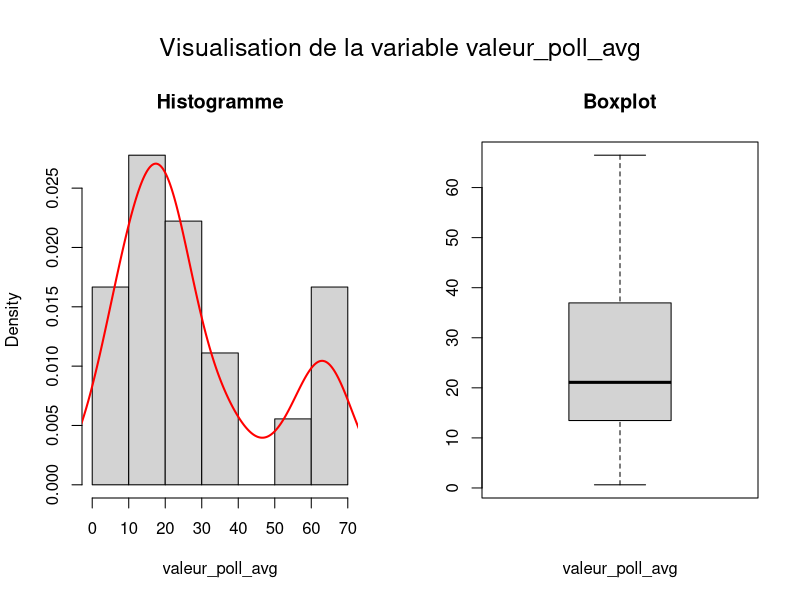
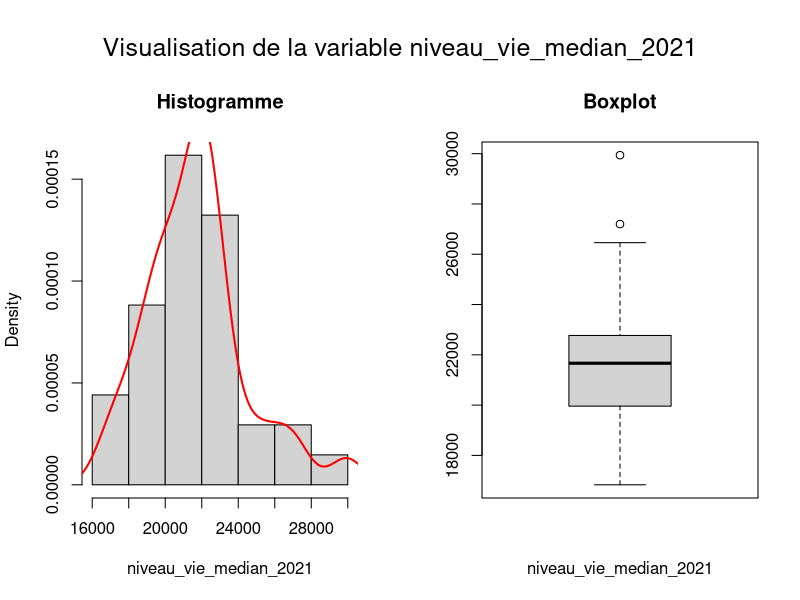
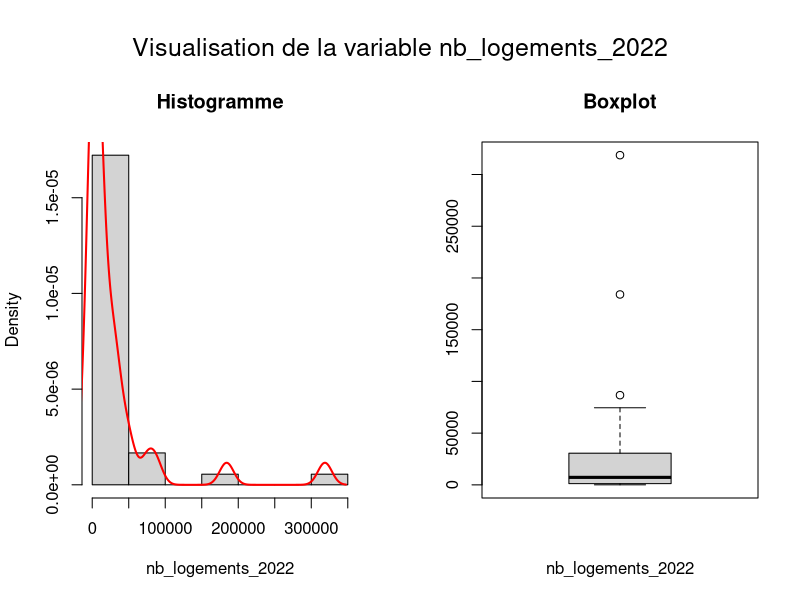
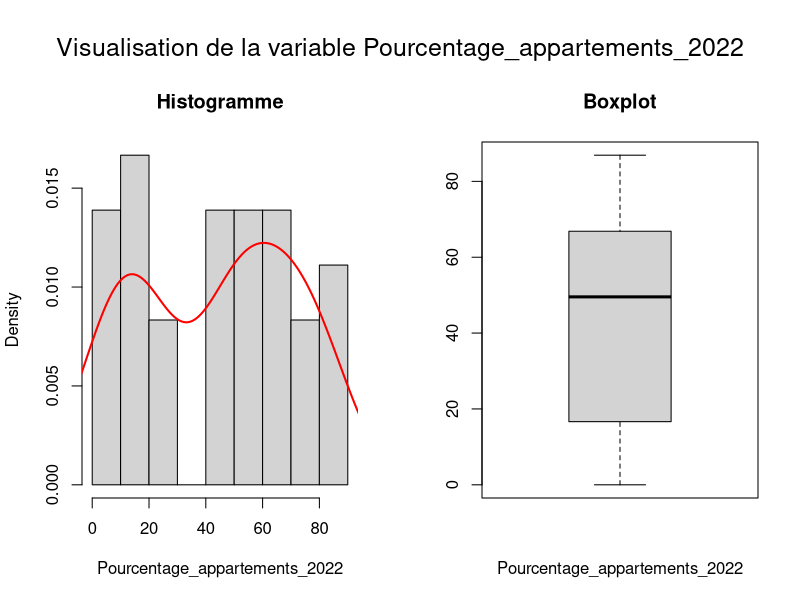
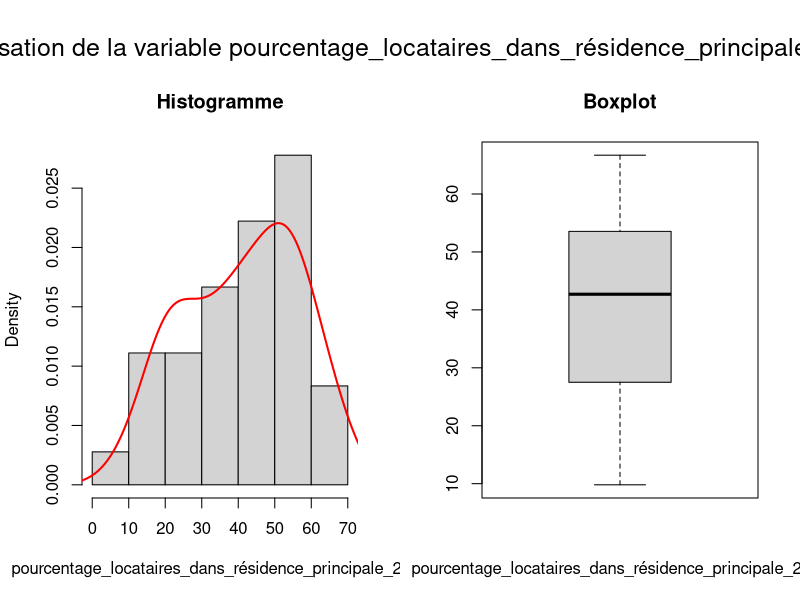
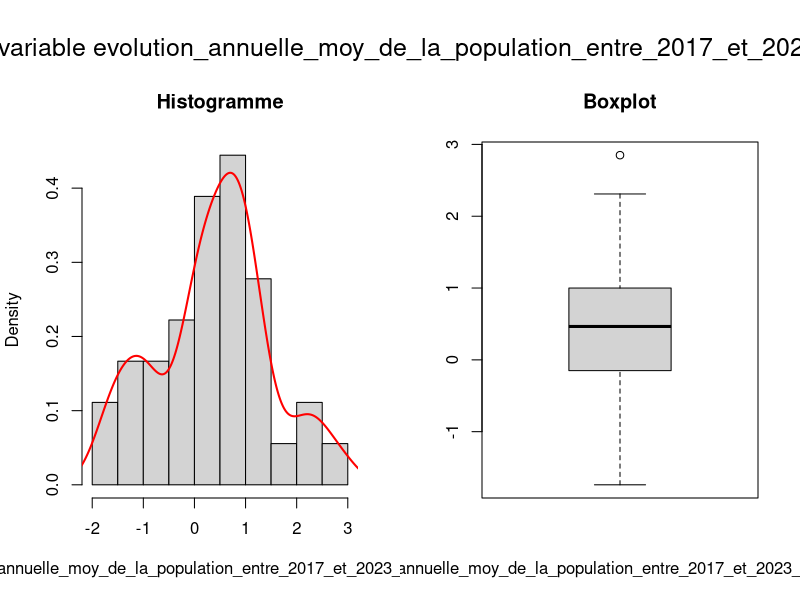
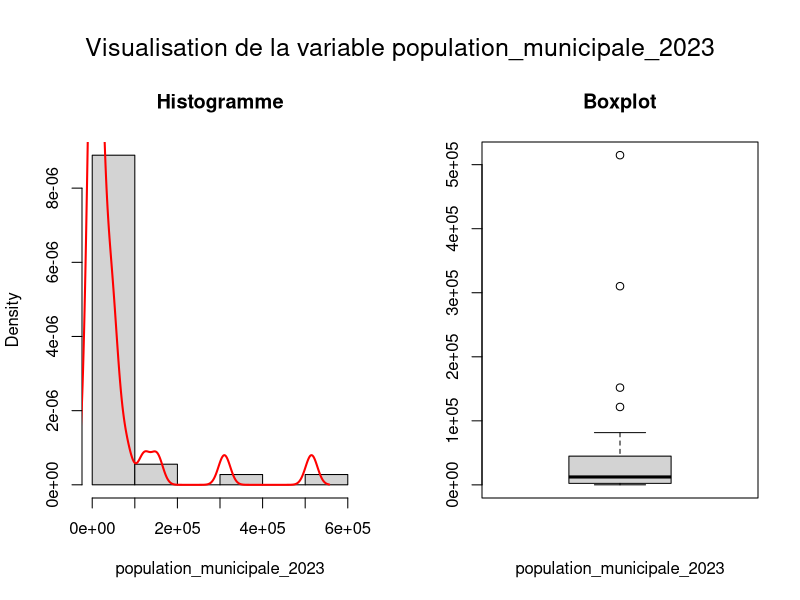
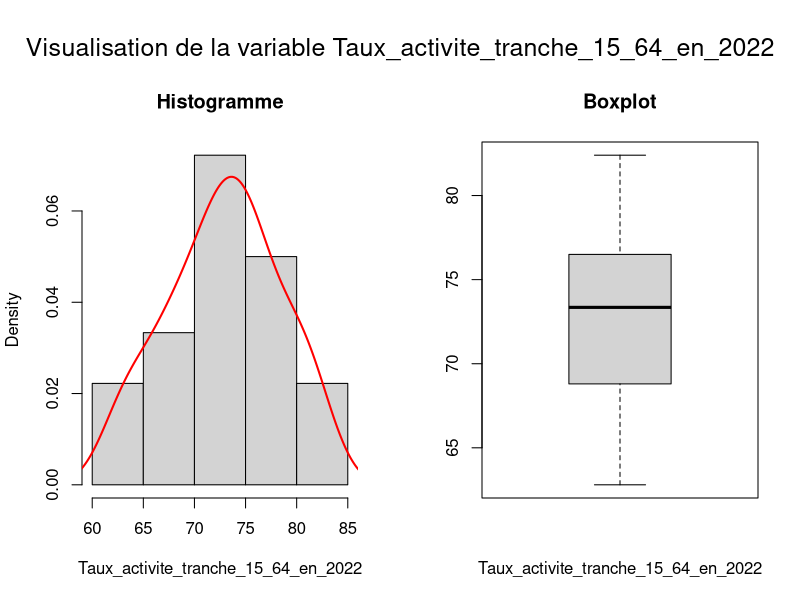

These charts were generated, in order, by the following R code:
## ---- chunk 1
dt <- read.csv(file="../../donnees/nettoyees/problematic_04.csv")
## ---- chunk 2
makeVisualisation = function(dataframe_, colname_) {
    par(mfrow=c(1, 2), oma = c(0, 0, 3, 0))

    # Visualisation de l'Histogramme
    hist(dataframe_[[colname_]], probability=TRUE, main="Histogramme",xlab=colname_)
    lines(density(dataframe_[[colname_]], na.rm = TRUE), col = "red", lwd = 2)
    
    # Visualisation du Boxplot
    boxplot(dataframe_[[colname_]], main="Boxplot", xlab=colname_)
    mtext(paste("Visualisation de la variable", colname_), outer = TRUE, cex = 1.5)
}
## ---- chunk 3
numerical_columns <- c(
    "valeur_poll_avg",                                                        
    "niveau_vie_median_2021",                                                   
    "nb_logements_2022",                                                        
    "Pourcentage_appartements_2022",                                         
    "pourcentage_locataires_dans_résidence_principale_2022",                    
    "evolution_annuelle_moy_de_la_population_entre_2017_et_2023_en_pourcentage",
    "population_municipale_2023",                                               
    "Taux_activite_tranche_15_64_en_2022",                                      
    "population",                                                               
    "superficie_km2",                                                           
    "densite",                                                                  
    "alti_med",                                                                 
    "RR_med",                                                                   
    "NBJRR1_med",                                                               
    "NBJRR5_med",                                                               
    "NBJRR10_med",                                                              
    "Tmin_med",                                                                 
    "Tmax_med",                                                                
    "Tens_vap_med",                                                            
    "Force_vent_med",                                                           
    "Insolation_med",                                                      
    "Rayonnement_med"
)
## ---- chunk 4
for (numcol in numerical_columns) {
    makeVisualisation(dt, numcol)
}
